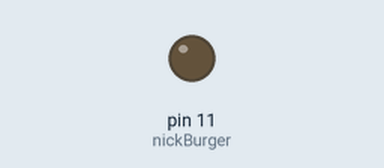
Bench run of a sketch on a simulated Arduino Uno, built with avr-gcc and run on an emulated ATmega328P. Shown: output pins drawn as LEDs (lit = HIGH).

Above: at 0.15 s.
Timing chart, 0 to 1.6 s (numbered marks = the images above):
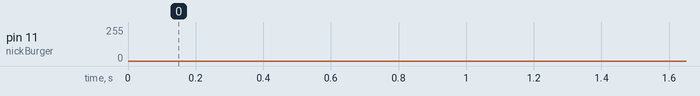

The sketch:

TestLED.ino
```cpp
const int nickBurger = 11;
int brightness = 1;
int count = 1;


void setup() {
  pinMode(nickBurger,OUTPUT);

}


void loop() {

  if(brightness >= 255 || brightness <= 0) {
    count = -count;
  }

  brightness = brightness + count;

  analogWrite(nickBurger,brightness);

  delay(1);

}
```
